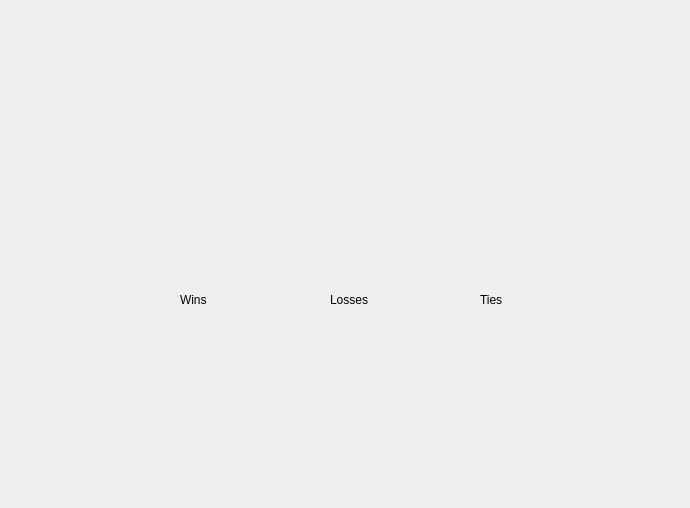
<?xml version="1.0" encoding="UTF-8"?>
<ui version="4.0">
 <class>statisticsWindow</class>
 <widget class="QWidget" name="statisticsWindow">
  <property name="geometry">
   <rect>
    <x>0</x>
    <y>0</y>
    <width>690</width>
    <height>508</height>
   </rect>
  </property>
  <property name="windowTitle">
   <string>Form</string>
  </property>
  <widget class="QPushButton" name="pushButton">
   <property name="geometry">
    <rect>
     <x>50</x>
     <y>60</y>
     <width>71</width>
     <height>271</height>
    </rect>
   </property>
   <property name="styleSheet">
    <string notr="true">background-color: rgba(255, 255, 255,0);
color: rgb(0, 0, 0);
border:none
</string>
   </property>
   <property name="text">
    <string/>
   </property>
  </widget>
  <widget class="QLabel" name="label">
   <property name="geometry">
    <rect>
     <x>180</x>
     <y>290</y>
     <width>63</width>
     <height>20</height>
    </rect>
   </property>
   <property name="styleSheet">
    <string notr="true">border:none</string>
   </property>
   <property name="text">
    <string>Wins</string>
   </property>
  </widget>
  <widget class="QLabel" name="label_2">
   <property name="geometry">
    <rect>
     <x>330</x>
     <y>290</y>
     <width>63</width>
     <height>20</height>
    </rect>
   </property>
   <property name="styleSheet">
    <string notr="true">border:none</string>
   </property>
   <property name="text">
    <string>Losses</string>
   </property>
  </widget>
  <widget class="QLabel" name="label_3">
   <property name="geometry">
    <rect>
     <x>480</x>
     <y>290</y>
     <width>63</width>
     <height>20</height>
    </rect>
   </property>
   <property name="styleSheet">
    <string notr="true">border:none</string>
   </property>
   <property name="text">
    <string>Ties</string>
   </property>
  </widget>
  <widget class="QLabel" name="wins">
   <property name="geometry">
    <rect>
     <x>170</x>
     <y>320</y>
     <width>63</width>
     <height>20</height>
    </rect>
   </property>
   <property name="text">
    <string/>
   </property>
  </widget>
  <widget class="QLabel" name="losses">
   <property name="geometry">
    <rect>
     <x>320</x>
     <y>320</y>
     <width>63</width>
     <height>20</height>
    </rect>
   </property>
   <property name="text">
    <string/>
   </property>
  </widget>
  <widget class="QLabel" name="ties">
   <property name="geometry">
    <rect>
     <x>470</x>
     <y>310</y>
     <width>63</width>
     <height>20</height>
    </rect>
   </property>
   <property name="text">
    <string/>
   </property>
  </widget>
 </widget>
 <resources/>
 <connections/>
</ui>
